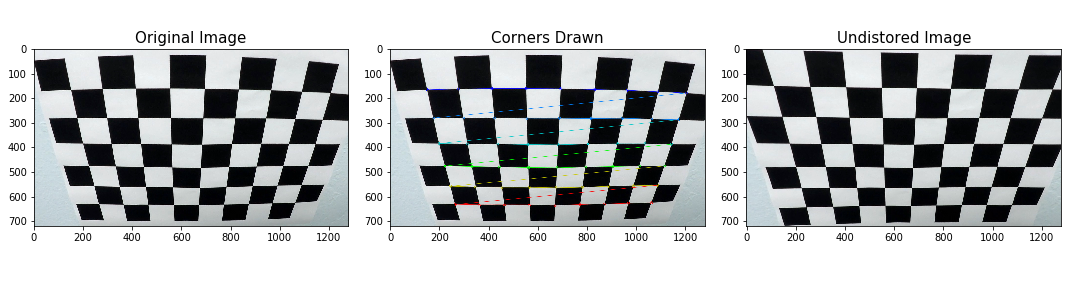
#> input picture CarND-Advanced-Lane-Lines/output_images/01_calibration.png, 1080 x 288 px
$ python -i advanced_lane_finding.py   (imports and definitions only)   (older library calls are emulated)
#> lines starting #> are read from the running program, lines starting #| are printed output that depends on the picture; after the words box and inside, x2 and y2 are one past the last pixel; in counts of white or black regions, pixels touching at a corner belong together
import matplotlib.pyplot as plt
import matplotlib.image as mpimg
import numpy as np
import cv2
import glob
from PIL import ImageFont, ImageDraw, Image
# plt.rcParams["figure.figsize"] = (8, 6)
# Import everything needed to edit/save/watch video clips
from moviepy.editor import VideoFileClip
# from IPython.display import HTML
from time import time, sleep


# Show all output values
# [42 lines left out: functions bgr2rgb, plot_one, plot_two, not called in this run]

def calibrate(nx, ny, images, imgsize):
    '''
    Function for calibrating the camera
    '''
    objpoints = []
    imgpoints = []

    objp = np.zeros((nx * ny, 3), np.float32)
    objp[:, :2] = np.mgrid[0:nx, 0:ny].T.reshape(-1, 2)

    for image in images:
        img = cv2.imread(image)
        gray = cv2.cvtColor(img, cv2.COLOR_BGR2GRAY)

        ret, corners = cv2.findChessboardCorners(gray, (nx, ny), None)

        if ret == True:
            imgpoints.append(corners)
            objpoints.append(objp)

    ret, mtx, dist, rvecs, tvecs = cv2.calibrateCamera(objpoints, imgpoints,
                                                       imgsize, None, None)
    return mtx, dist

# [73 lines left out: functions undistort, color_threshold_s, color_threshold_ls, not called in this run]

def color_threshold_combined(img, s_thresh=(170, 255), sx_thresh=(20, 100)):

    def abs_sobel_thresh(img, orient='x', sobel_kernel=3, thresh=sx_thresh):
        # Apply the following steps to img
        # 1) Convert to grayscale
        gray = cv2.cvtColor(img, cv2.COLOR_BGR2GRAY)
        # 2) Take the derivative in x or y given orient = 'x' or 'y'
        if orient == 'y':
            sobelx = cv2.Sobel(gray, cv2.CV_64F, 0, 1, ksize=sobel_kernel)
        else:  # if orient is x or anything else then y, set it to x
            sobelx = cv2.Sobel(gray, cv2.CV_64F, 1, 0, ksize=sobel_kernel)
        # 3) Take the absolute value of the derivative or gradient
        abs_sobelx = np.absolute(sobelx)
        # 4) Scale to 8-bit (0 - 255) then convert to type = np.uint8
        scaled_sobel = np.uint8(255 * abs_sobelx / np.max(abs_sobelx))
        # 5) Create a mask of 1's where the scaled gradient magnitude
        # is > thresh_min and < thresh_max
        sxbinary = np.zeros_like(scaled_sobel)
        sxbinary[(scaled_sobel >= thresh[0]) & (scaled_sobel <= thresh[1])] = 1
        # 6) Return this mask as your binary_output image
        return sxbinary


    def mag_thresh(img, sobel_kernel=3, mag_thresh=(30, 100)):
        # Convert to grayscale
        gray = cv2.cvtColor(img, cv2.COLOR_BGR2GRAY)
        # Take both Sobel x and y gradients
        sobelx = cv2.Sobel(gray, cv2.CV_64F, 1, 0, ksize=sobel_kernel)
        sobely = cv2.Sobel(gray, cv2.CV_64F, 0, 1, ksize=sobel_kernel)
        # Calculate the gradient magnitude
        gradmag = np.sqrt(sobelx**2 + sobely**2)
        # Rescale to 8 bit
        scale_factor = np.max(gradmag) / 255
        gradmag = (gradmag / scale_factor).astype(np.uint8)
        # Create a binary image of ones where threshold is met, zeros otherwise
        binary_output = np.zeros_like(gradmag)
        binary_output[(gradmag >= mag_thresh[0]) & (gradmag <= mag_thresh[1])] = 1

        # Return the binary image
        return binary_output


    def dir_threshold(img, sobel_kernel=3, thresh=(0.7, 1.3)):

        # Apply the following steps to img
        # 1) Convert to grayscale
        gray = cv2.cvtColor(img, cv2.COLOR_BGR2GRAY)
        # 2) Take the gradient in x and y separately
        sobelx = cv2.Sobel(gray, cv2.CV_64F, 1, 0, ksize=sobel_kernel)
        sobely = cv2.Sobel(gray, cv2.CV_64F, 0, 1, ksize=sobel_kernel)

        # 3) Take the absolute value of the x and y gradients
        abs_sobelx = np.absolute(sobelx)
        abs_sobely = np.absolute(sobely)
        # 4) Use np.arctan2(abs_sobely, abs_sobelx) to calculate the direction of the gradient
        dir_grad = np.arctan2(abs_sobely, abs_sobelx)
        # 5) Create a binary mask where direction thresholds are met
        binary_output = np.zeros_like(dir_grad)
        binary_output[(dir_grad >= thresh[0]) & (dir_grad <= thresh[1])] = 1
        # 6) Return this mask as your binary_output image
        return binary_output


    # Run the function
    ksize = 3  # kernel size
    grad_x = abs_sobel_thresh(img, orient='x', sobel_kernel=ksize, thresh=(20, 100))
    grad_y = abs_sobel_thresh(img, orient='y', sobel_kernel=ksize, thresh=(20, 100))
    mag_binary = mag_thresh(img, sobel_kernel=ksize, mag_thresh=(30, 100))
    dir_binary = dir_threshold(img, sobel_kernel=ksize, thresh=(0.7, 1.3))
    # Stack each channel
    # Note color_binary[:, :, 0] is all 0s, effectively an all black image. It might
    # be beneficial to replace this channel with something else.
    color_binary = np.dstack((dir_binary, grad_x, mag_binary)) * 255
    combined = np.zeros_like(dir_binary)
    combined[((grad_x == 1) & (grad_y == 1)) | ((mag_binary == 1) & (dir_binary == 1))] = 1

    # Define a function that applies Sobel x and y,
    # then computes the magnitude of the gradient
    # and applies a threshold
    img_s = np.copy(img)
    # Convert to HLS color space and separate the V channel
    hls = cv2.cvtColor(img_s, cv2.COLOR_RGB2HLS)
    l_channel = hls[:, :, 1]
    s_channel = hls[:, :, 2]
    s_thresh = (220, 255)
    l_thresh = (170, 255)
    # Threshold color channel
    s_binary = np.zeros_like(s_channel)
    s_binary[(s_channel >= s_thresh[0]) & (s_channel <= s_thresh[1]) & (l_channel >= l_thresh[0]) & (l_channel <= l_thresh[1])] = 1

    combined[(s_binary == 1) | (combined == 1)] = 1
    return color_binary, combined


# [11 lines left out: function get_perspective_m, not called in this run]

def warp(img, M, img_size):
    return cv2.warpPerspective(img, M, img_size, flags=cv2.INTER_LINEAR)

# [450 lines left out: functions initial_find_lane, find_lane, process_out_img, evaluate, sanity_check, warpback and 3 more, not called in this run]


# Define a class to receive the characteristics of each line detection
class Line():
    def __init__(self):
        self.initial_lane_found = False
        # was the line detected in the last iteration?
        self.detected = []
        # x values of the last n fits of the line
        self.recent_xfitted = []
        #average x values of the fitted line over the last n iterations
        self.bestx = None
        #polynomial coefficients averaged over the last n iterations
        self.best_fit = None
        #polynomial coefficients for the most recent fit
        self.current_fit = [np.array([False])]
        #radius of curvature of the line in some units
        self.radius_of_curvature = 0.0
        #distance in meters of vehicle center from the line
        self.offset = 0.0
        #lane width
        self.lane_width = 0.0
        self.lane_dist_delta = 0.0
        #difference in fit coefficients between last and new fits
        self.diffs = np.array([0,0,0], dtype='float')
        #x values for detected line pixels
        self.allx = None
        #y values for detected line pixels
        self.ally = None
        self.curverad_history = []
        self.offset_history = []
        self.lane_width_history = []
        self.lane_width_delta_history = []
        self.test = 'changed again'

# [10 lines left out: function process_video, not called in this run]


nx = 9  # the number of inside corners in x
ny = 6  # the number of inside corners in y
# Read in all calibration chessboard images
cal_images = glob.glob('camera_cal/calibration*.jpg')
imgsize = (1280, 720)
# Generate x and y values for plotting
ploty = np.linspace(0, imgsize[1] - 1, imgsize[1])

# Calibrate the camera
# [1 line that did not run here, left out]

# Four source coordinates
src_pts = np.float32(
    [[688, 450],
     [1120, 720],
     [192, 720],
     [593, 450]])

# four desired coordinates
buffer = 200  # The ammount of more pixels to contain in the birdview image
# to make sure the lanes are always contained no matter how big
# the curvature is.
dst_pts = np.float32(
    [[1120 - buffer, 0],
     [1120 - buffer, 720],
     [192 + buffer, 720],
     [192 + buffer, 0]])

# Use straight line image for computing the matrix of Perspective transform
# [1 line not run here, left out]
# [1 line that did not run here, left out]

# Set the width of the windows +/- margin
init_margin = 100
margin = 60
# Set minimum number of pixels found to recenter window
minpix = 50

# Define conversions in x and y from pixels space to meters
ym_per_pix = 30 / 720  # meters per pixel in y dimension as US regulation
standard_lane_width_in_px = (1120 - buffer) - (192 + buffer)
xm_per_pix = 3.7 / standard_lane_width_in_px  # meters per pixel in x dimension as US regulation

# Set n of iterations of data to store in the line calss
n = 5

# Create an instance of Line Class to sotre all the characteristics of each line detection
l_line = Line()  # left line
r_line = Line()  # right line


# [32 lines left out: functions main, main_test, not called in this run]

# [2 lines not run here, left out]

>>> import cv2
>>> picture = cv2.imread('output_images/01_calibration.png')
#> picture is the input picture: shape (288, 1080, 3); mean B, G, R 183.9, 182.9, 180.8
>>> result = color_threshold_combined(picture)
#> in color_threshold_combined, `grad_x = abs_sobel_thresh(img, orient='x', sobel_kernel=ksize, thresh=..`:
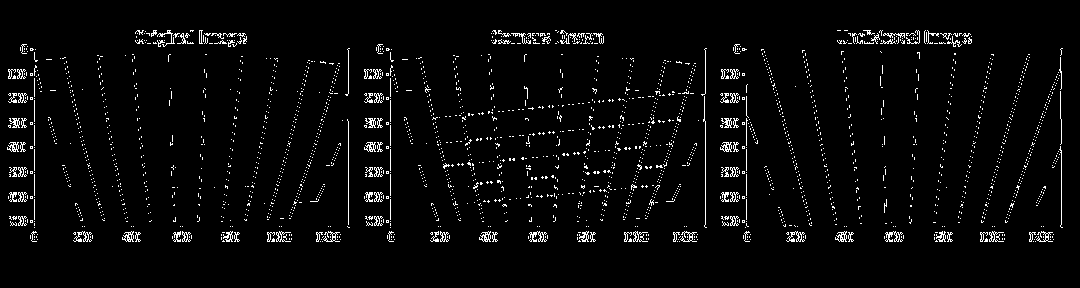
#> grad_x: shape (288, 1080); values 0 (black) and 1 (white), 3.5% white in thin lines or dots, all inside (x1, y1, x2, y2) = (7, 30, 1063, 242)
#> call 2 of abs_sobel_thresh, with orient = 'y', sobel_kernel = 3, thresh = (20, 100)
#> in abs_sobel_thresh (call 2), `sobelx = cv2.Sobel(gray, cv2.CV_64F, 0, 1, ksize=sobel_kernel)`:
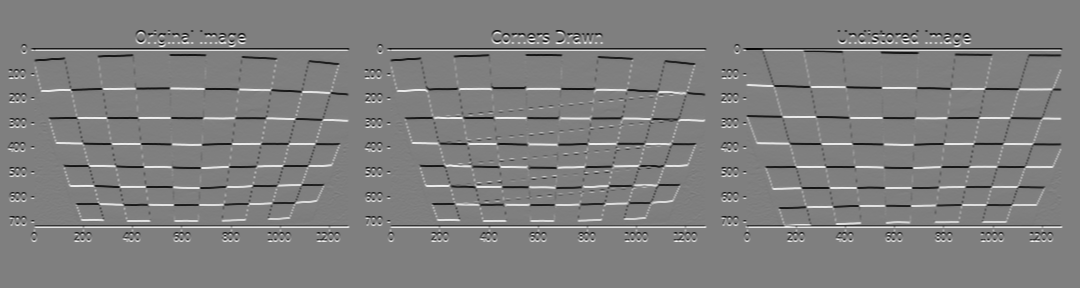
#> sobelx: shape (288, 1080) float64; min -1020, max 1020, mean 0; drawn with min black and max white
#> in mag_thresh, `gradmag = np.sqrt(sobelx**2 + sobely**2)`:
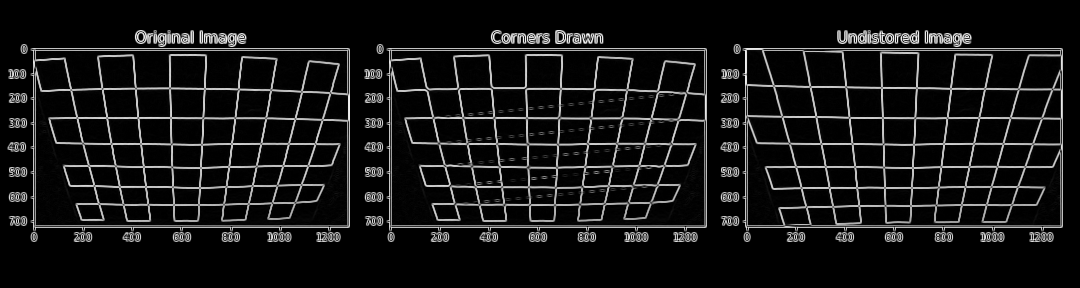
#> gradmag: shape (288, 1080) float64; min 0, max 1081.9, mean 95; drawn with min black and max white
#> in mag_thresh, `scale_factor = np.max(gradmag) / 255`: scale_factor = 4.24
#> in dir_threshold, `dir_grad = np.arctan2(abs_sobely, abs_sobelx)`:
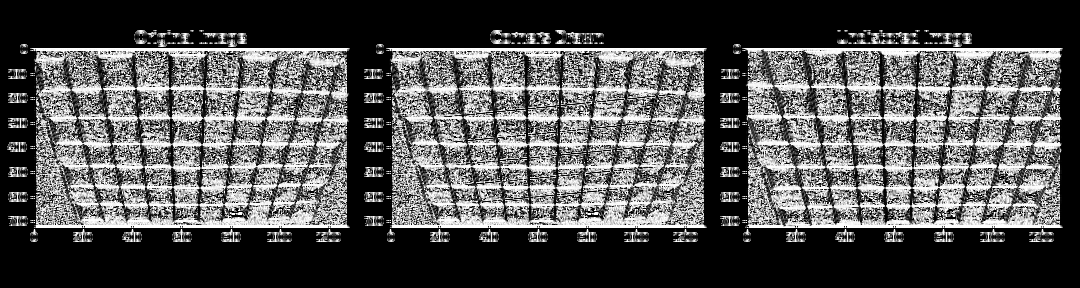
#> dir_grad: shape (288, 1080) float64; min 0, max 1.57, mean 0.517; drawn with min black and max white
#> in color_threshold_combined, `dir_binary = dir_threshold(img, sobel_kernel=ksize, thresh=(0.7, 1.3))`:
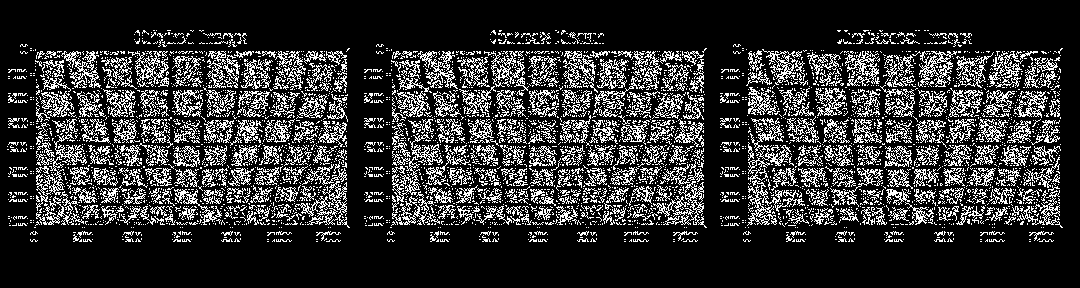
#> dir_binary: shape (288, 1080) float64; values 0 (black) and 1 (white), 19.9% white in thin lines or dots, all inside (x1, y1, x2, y2) = (7, 30, 1063, 242)
#> in color_threshold_combined, `color_binary = np.dstack((dir_binary, grad_x, mag_binary)) * 255`:
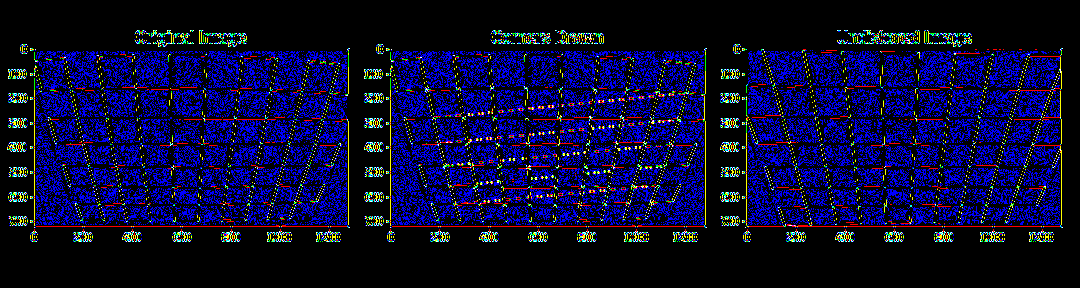
#> color_binary: shape (288, 1080, 3) float64; mean of channels 0, 1, 2 50.9, 8.9, 9.3; drawn as B, G, R
#> in color_threshold_combined, `hls = cv2.cvtColor(img_s, cv2.COLOR_RGB2HLS)`: hls: shape (288, 1080, 3); mean of channels 0, 1, 2 16.8, 182.5, 25.1
#> in color_threshold_combined, `s_channel = hls[:, :, 2]`:
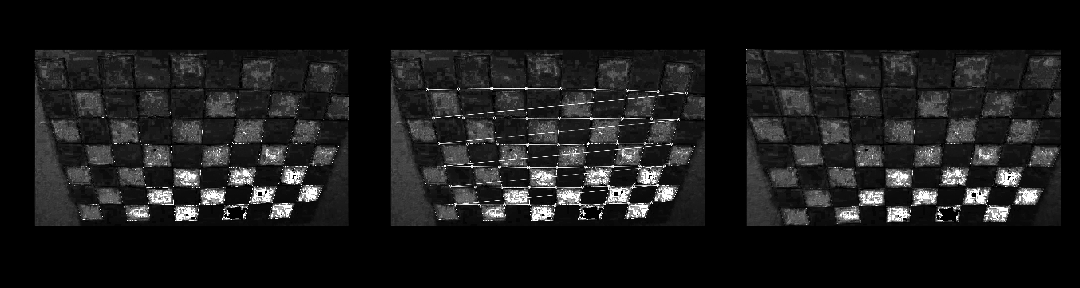
#> s_channel: shape (288, 1080); min 0, max 255, mean 25.1

$ run again, on CarND-Advanced-Lane-Lines/output_images/08_img_lane_boundary.png
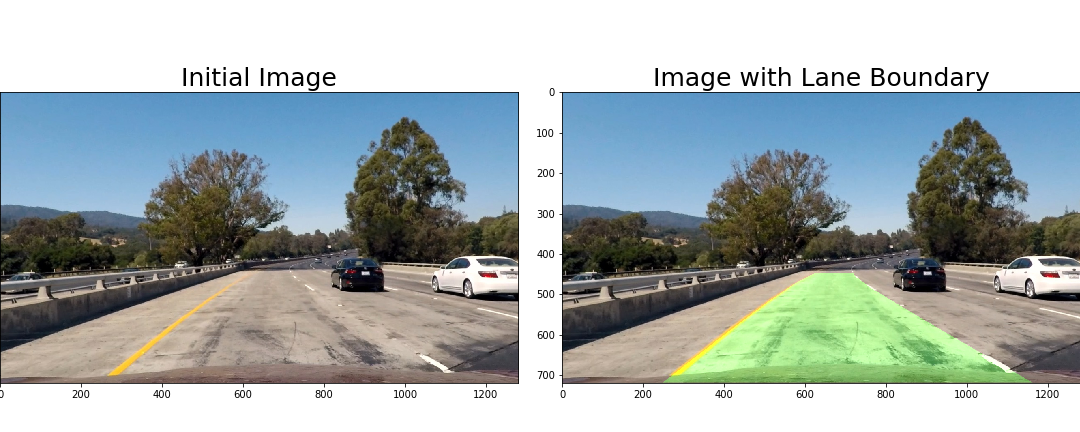
#> input picture CarND-Advanced-Lane-Lines/output_images/08_img_lane_boundary.png, 1080 x 432 px
#> picture is the input picture: shape (432, 1080, 3); mean B, G, R 175.1, 174.8, 164.6
#> in color_threshold_combined, `grad_x = abs_sobel_thresh(img, orient='x', sobel_kernel=ksize, thresh=..`:
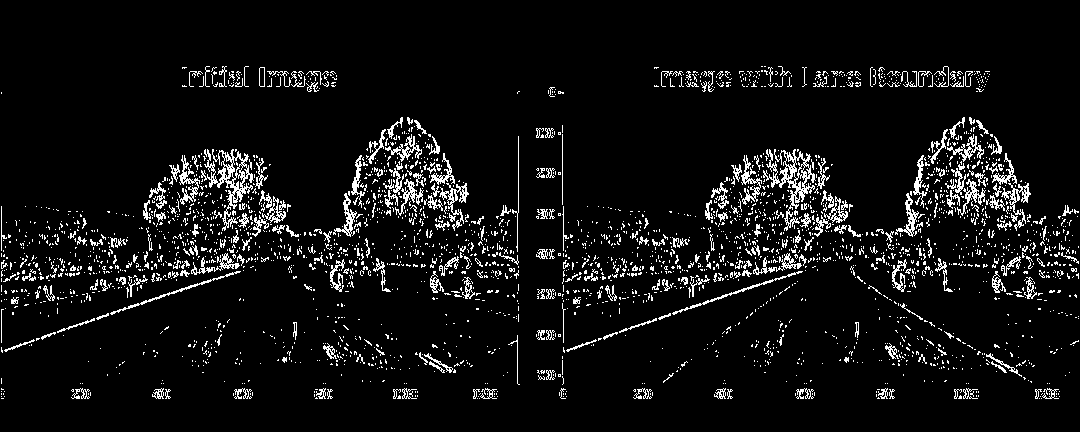
#> grad_x: shape (432, 1080); values 0 (black) and 1 (white), 6.8% white in thin lines or dots, all inside (x1, y1, x2, y2) = (1, 66, 1079, 399)
#> grad_y: shape (432, 1080); values 0 (black) and 1 (white), 10.5% white in thin lines or dots, all inside (x1, y1, x2, y2) = (0, 66, 1080, 399)
#> scale_factor = 4.29
#> hls: shape (432, 1080, 3); mean of channels 0, 1, 2 42.7, 171.3, 53.9
#> in color_threshold_combined, `s_channel = hls[:, :, 2]`:
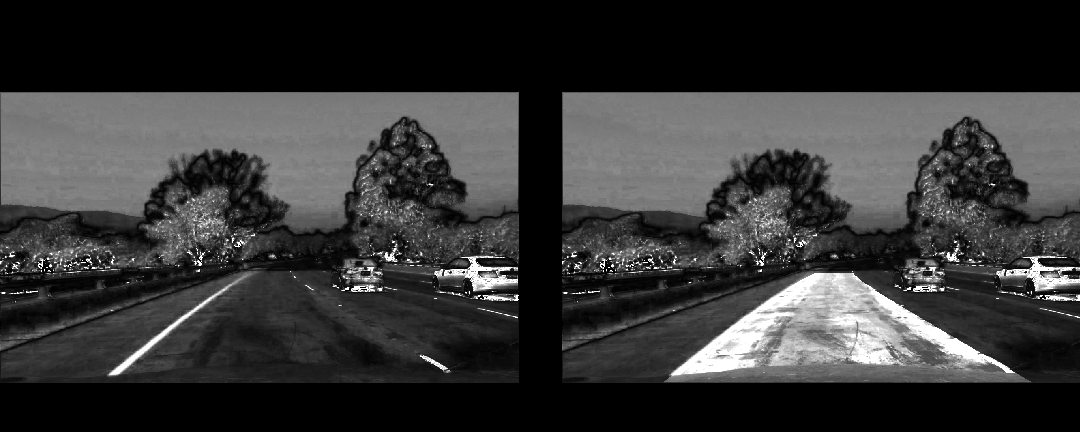
#> s_channel: shape (432, 1080); min 0, max 255, mean 53.9
